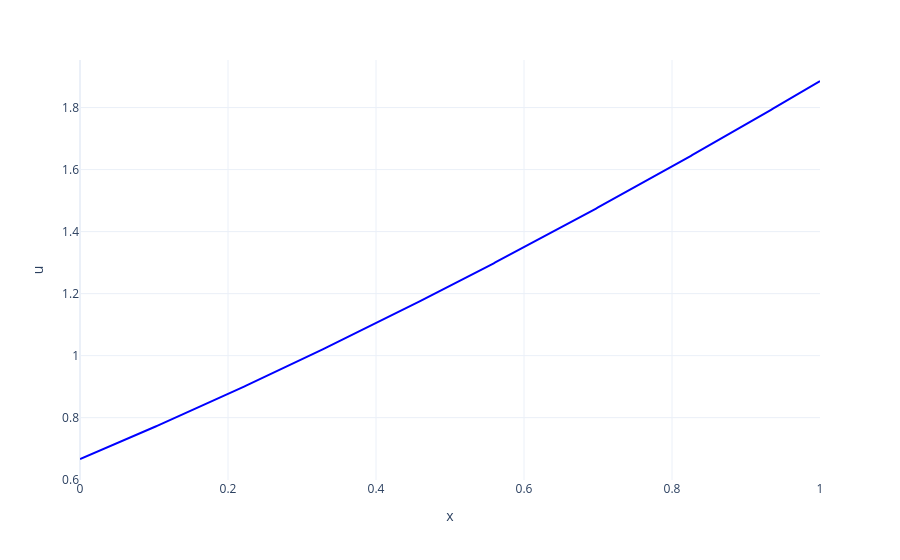

This figure's notebook cell:
### Markdown cell above
# График решения

### Code cell
x = np.linspace(0, 1, 500)
u_vals = u(x)

df = pd.DataFrame({
    'x': x,
    'u': u_vals
})

fig = px.line(
    df, x='x', y='u', 
    labels={'x': 'x', 'u': 'u'}
)

fig.update_traces(line=dict(color='blue', width=2))
fig.update_layout(
    template='plotly_white',
    hovermode='x unified'
)

fig.show()

### Figure 1 — Plotly figure (JSON) as saved in the notebook; plotly's stock layout.template omitted (floating-point values rounded to 4 significant figures; data arrays with more than 128 entries replaced by an {"elided": "..."} marker saying what was removed)
{"data": [{"hovertemplate": "x=%{x}<br>u=%{y}<extra></extra>", "legendgroup": "", "line": {"color": "blue", "dash": "solid", "width": 2}, "marker": {"symbol": "circle"}, "mode": "lines", "name": "", "orientation": "v", "showlegend": false, "type": "scatter", "x": {"elided": "500 float values"}, "xaxis": "x", "y": {"elided": "500 float values"}, "yaxis": "y"}], "layout": {"hovermode": "x unified", "legend": {"tracegroupgap": 0}, "margin": {"t": 60}, "xaxis": {"anchor": "y", "domain": [0, 1], "title": {"text": "x"}}, "yaxis": {"anchor": "x", "domain": [0, 1], "title": {"text": "u"}}}}
